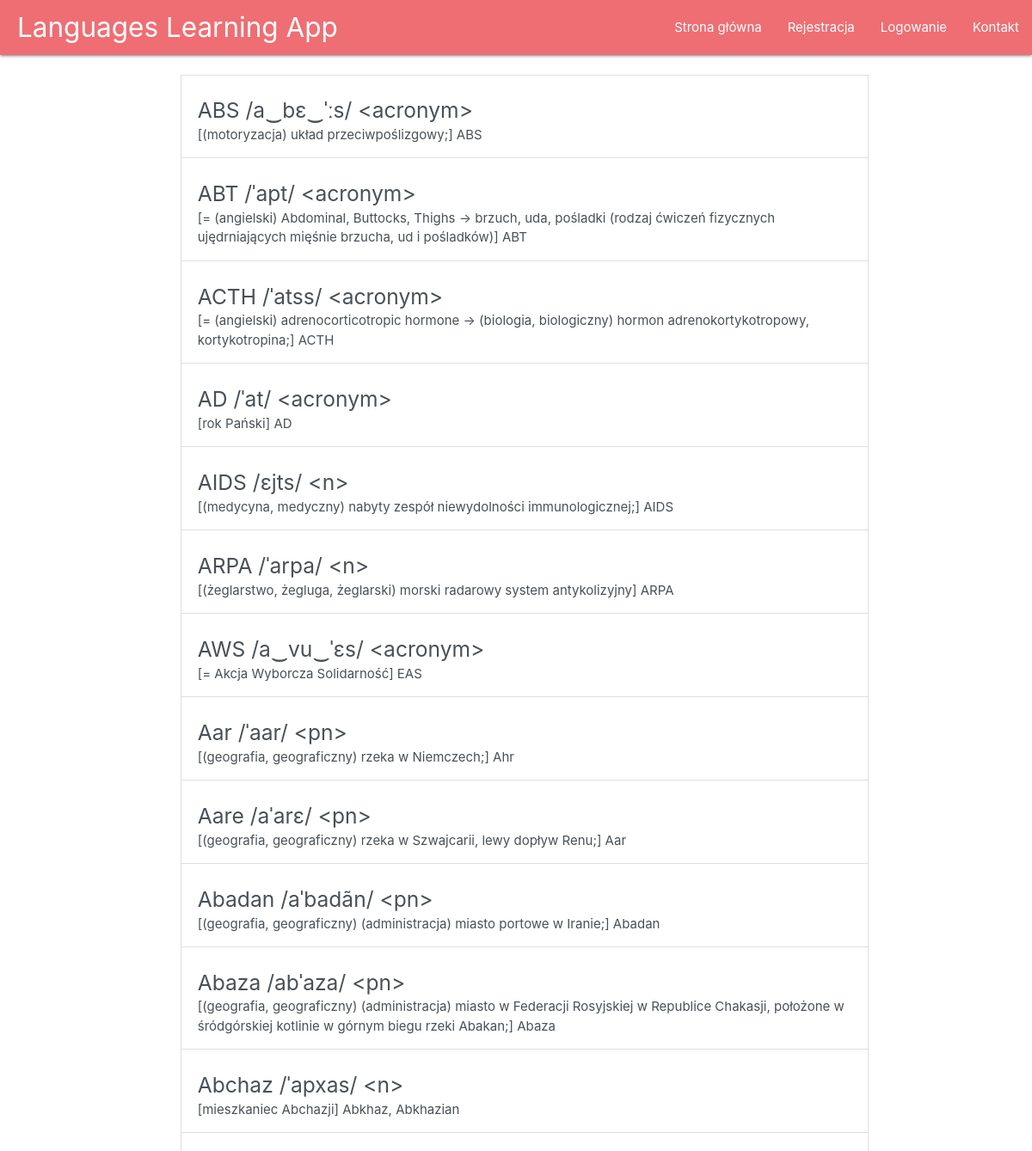
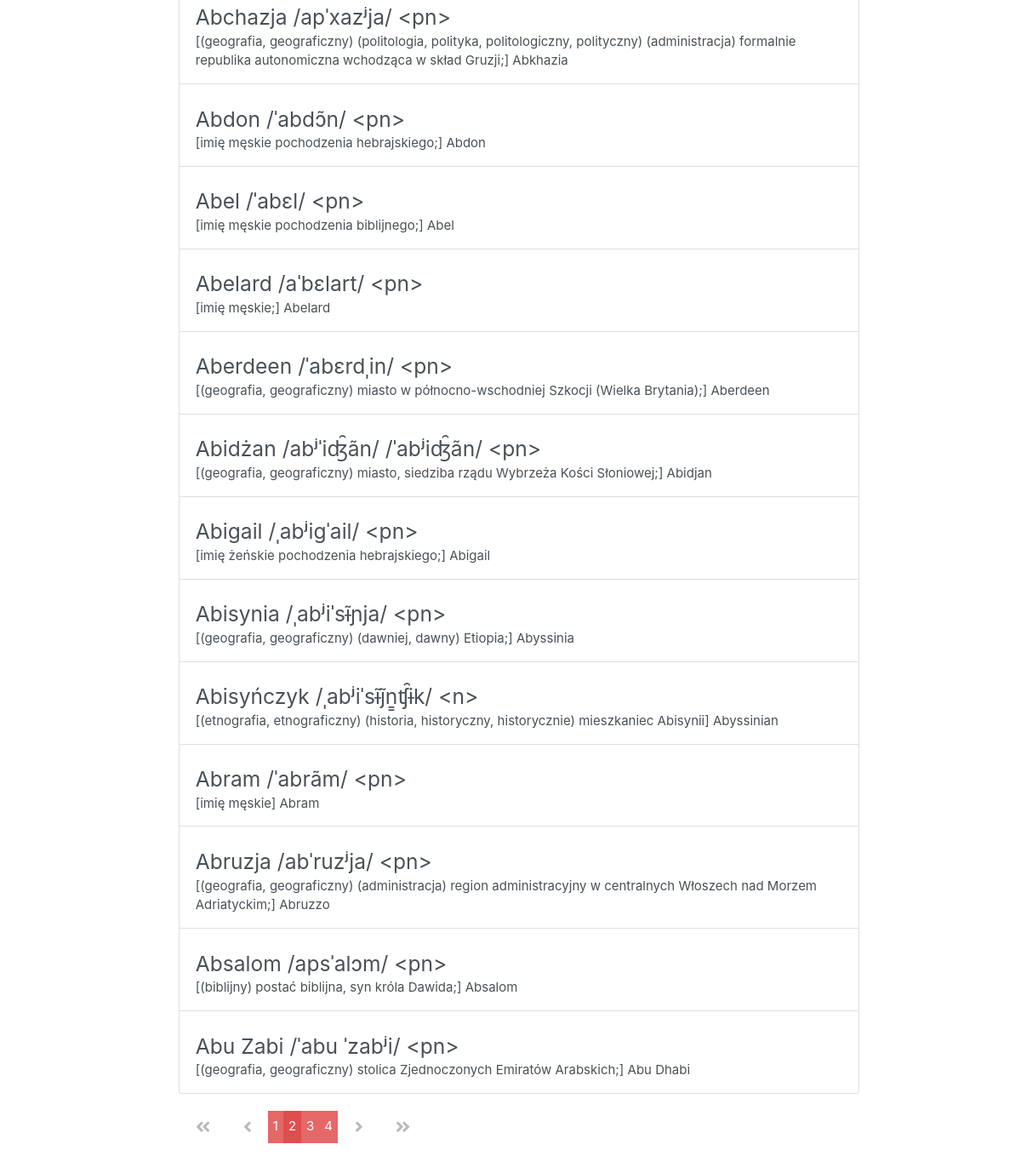
/pol_eng_dictionary/?page=2, run on the app's committed database (2 pictures, top to bottom).
### main/models.py (models this page shows, shortened)
class Word_POL(models.Model):
	polish_w = models.CharField(max_length=200)
	english_w = models.CharField(max_length=200)

### main/views.py (the view)
# urls.py: path("pol_eng_dictionary/", views.show_polish_dictionary, name='pol_eng_dictionary'),
def show_polish_dictionary(request):
	word_list = Word_POL.objects.all()
	paginator = Paginator(word_list, 25)
	page = request.GET.get('page')
	words = paginator.get_page(page)
	return render(request = request, template_name="main/pol_eng_dictionary.html", context = {"pol_eng_dictionary": words})

### main/templates/main/pol_eng_dictionary.html (shortened to what this page needs)
{% extends "main/header.html" %}
{% block content %}
<div class="list-group">
	<br>
	{% for d in pol_eng_dictionary %}
	<a href="#" class="list-group-item list-group-item-action align-items-start ">
		<div class="d-flex w-100 flex-row">
			<h5 class="mb-1">{{d.polish_w}}</h5>
		</div>
		<p class="mb-1">{{d.english_w}}</p>
	</a>
	{% endfor%}
</div>
<div class="pagination">
		{% if pol_eng_dictionary.has_previous %}
			<a class="pagination-action" href="?page=1">
			  <i class="fas fa-angle-double-left"></i>
			</a>
			<a class="pagination-action" href="?page={{ pol_eng_dictionary.previous_page_number }}">
			  <i class="fas fa-angle-left"></i>
			</a>
		{% endif %}
		{% for num in pol_eng_dictionary.paginator.page_range %}
		{% if pol_eng_dictionary.number == num %}
		  <span class="pagination-number pagination-current">{{num}}</span>
		{% elif num > pol_eng_dictionary.number|add:'-4' and num < pol_eng_dictionary.number|add:'4' %}
		  <a class="pagination-number" href="?page={{num}}">{{num}}</a>
		{% endif %}
		{% endfor%}
		{% if pol_eng_dictionary.has_next %}
			<a class="pagination-action" href="?page={{ pol_eng_dictionary.next_page_number }}"><i class="fas fa-angle-right"></i></a>
			<a class="pagination-action" href="?page={{ pol_eng_dictionary.paginator.num_pages }}"><i class="fas fa-angle-double-right"></i></a>
		{% endif %}
  </div>
{% endblock %}

### main/templates/main/includes/navbar.html (style rules this page uses)
a:link { text-decoration: none; }

### main/templates/main/pol_eng_dictionary.html (style rules this page uses)
.list-group { margin: 0; min-width: 800px; width: 100%; }
.pagination { text-align:center; margin-top: 1em; margin-block-end: 10em; }
.pagination-action { margin: 0 0.5em; display: inline-block; padding: 0.5em; color:#B9B9B9; font-size: 1.3em; }
.pagination-number { background-color: #e66767; padding: 0.5em 0.4em; color:#fff; margin-top: 1%; margin-bottom: 1%; }
.pagination-number:hover, .pagination-current { background-color: rgb(223, 77, 77); }

### data on the page
Word_POL: polish_w "ABS /a‿bɛ‿ˈːs/ <acronym>", english_w "[(motoryzacja) układ przeciwpoślizgowy;] ABS"
Word_POL: polish_w "ABT /ˈapt/ <acronym>", english_w "[= (angielski) Abdominal, Buttocks, Thighs → brzuch, uda, pośladki (rodzaj ćwiczeń fizycznych ujędrniających mięśnie brzucha, ud i pośladków)] ABT"
Word_POL: polish_w "ACTH /ˈatss/ <acronym>", english_w "[= (angielski) adrenocorticotropic hormone → (biologia, biologiczny) hormon adrenokortykotropowy, kortykotropina;] ACTH"
Word_POL: polish_w "AD /ˈat/ <acronym>", english_w "[rok Pański] AD"
Word_POL: polish_w "AIDS /ɛjts/ <n>", english_w "[(medycyna, medyczny) nabyty zespół niewydolności immunologicznej;] AIDS"
Word_POL: polish_w "ARPA /ˈarpa/ <n>", english_w "[(żeglarstwo, żegluga, żeglarski) morski radarowy system antykolizyjny] ARPA"
Word_POL: polish_w "AWS /a‿vu‿ˈɛs/ <acronym>", english_w "[= Akcja Wyborcza Solidarność] EAS"
Word_POL: polish_w "Aar /ˈaar/ <pn>", english_w "[(geografia, geograficzny) rzeka w Niemczech;] Ahr"
Word_POL: polish_w "Aare /aˈarɛ/ <pn>", english_w "[(geografia, geograficzny) rzeka w Szwajcarii, lewy dopływ Renu;] Aar"
Word_POL: polish_w "Abadan /aˈbadãn/ <pn>", english_w "[(geografia, geograficzny) (administracja) miasto portowe w Iranie;] Abadan"
Word_POL: polish_w "Abaza /abˈaza/ <pn>", english_w "[(geografia, geograficzny) (administracja) miasto w Federacji Rosyjskiej w Republice Chakasji, położone w śródgórskiej kotlinie w górnym biegu rzeki Abakan;] Abaza"
Word_POL: polish_w "Abchaz /ˈapxas/ <n>", english_w "[mieszkaniec Abchazji] Abkhaz, Abkhazian"
Word_POL: polish_w "Abchazja /apˈxazʲja/ <pn>", english_w "[(geografia, geograficzny) (politologia, polityka, politologiczny, polityczny) (administracja) formalnie republika autonomiczna wchodząca w skład Gruzji;] Abkhazia"
Word_POL: polish_w "Abdon /ˈabdɔ̃n/ <pn>", english_w "[imię męskie pochodzenia hebrajskiego;] Abdon"
Word_POL: polish_w "Abel /ˈabɛl/ <pn>", english_w "[imię męskie pochodzenia biblijnego;] Abel"
Word_POL: polish_w "Abelard /aˈbɛlart/ <pn>", english_w "[imię męskie;] Abelard"
Word_POL: polish_w "Aberdeen /ˈabɛrdˌin/ <pn>", english_w "[(geografia, geograficzny) miasto w północno-wschodniej Szkocji (Wielka Brytania);] Aberdeen"
Word_POL: polish_w "Abidżan /abʲˈiʤ̑ãn/ /ˈabʲiʤ̑ãn/ <pn>", english_w "[(geografia, geograficzny) miasto, siedziba rządu Wybrzeża Kości Słoniowej;] Abidjan"
Word_POL: polish_w "Abigail /ˌabʲiɡˈail/ <pn>", english_w "[imię żeńskie pochodzenia hebrajskiego;] Abigail"
Word_POL: polish_w "Abisynia /ˌabʲiˈsɨ̃ɲja/ <pn>", english_w "[(geografia, geograficzny) (dawniej, dawny) Etiopia;] Abyssinia"
Word_POL: polish_w "Abisyńczyk /ˌabʲiˈsɨ̃j̃n͇ʧ̑ɨk/ <n>", english_w "[(etnografia, etnograficzny) (historia, historyczny, historycznie) mieszkaniec Abisynii] Abyssinian"
Word_POL: polish_w "Abram /ˈabrãm/ <pn>", english_w "[imię męskie] Abram"
Word_POL: polish_w "Abruzja /abˈruzʲja/ <pn>", english_w "[(geografia, geograficzny) (administracja) region administracyjny w centralnych Włoszech nad Morzem Adriatyckim;] Abruzzo"
Word_POL: polish_w "Absalom /apsˈalɔm/ <pn>", english_w "[(biblijny) postać biblijna, syn króla Dawida;] Absalom"
Word_POL: polish_w "Abu Zabi /ˈabu ˈzabʲi/ <pn>", english_w "[(geografia, geograficzny) stolica Zjednoczonych Emiratów Arabskich;] Abu Dhabi"

### other printed values
{{ num }} "1" "3" "4"
{{ num }} "2"
